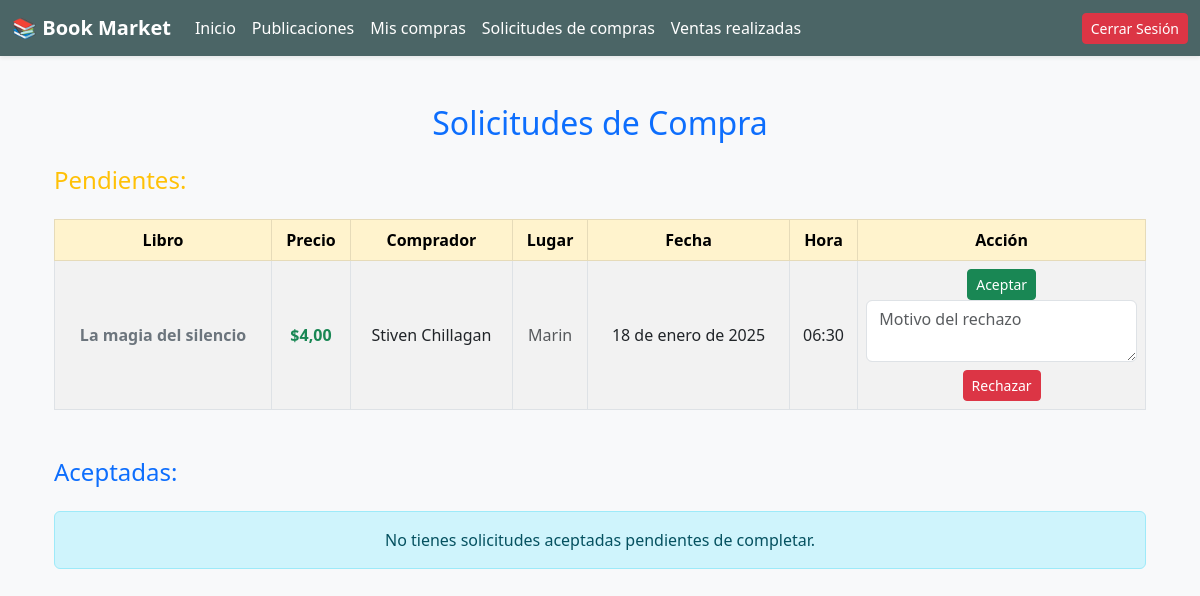
The app's page /solicitudes/ (signed in) with its own data.
### Aplicaciones/Compra_venta/models.py (models this page shows)
class Orden(models.Model):
    ESTADOS = [
        ('Pendiente', 'Pendiente'),    # El comprador envió la solicitud
        ('Aceptada', 'Aceptada'),     # El vendedor aceptó la solicitud
        ('Rechazada', 'Rechazada'),   # El vendedor rechazó la solicitud
        ('Completada', 'Completada'), # El vendedor confirmó la entrega
    ]
    comprador = models.ForeignKey(Usuario, on_delete=models.CASCADE, related_name='ordenes_compradas')
    libro = models.ForeignKey(Libro, on_delete=models.CASCADE, related_name='ordenes')
    lugar_encuentro = models.CharField(max_length=255)
    fecha_encuentro = models.DateField()
    hora_encuentro = models.TimeField()
    estado = models.CharField(max_length=50, choices=ESTADOS, default='Pendiente')
    creado_en = models.DateTimeField(auto_now_add=True)
    motivo = models.TextField(blank=True, null=True)

class Libro(models.Model):
    CONDICIONES = [
        ('Nuevo', 'Nuevo'),
        ('Usado', 'Usado'),
    ]
    CATEGORIAS = [
        ('Ficción', 'Ficción'),
        ('No Ficción', 'No Ficción'),
        ('Fantasía', 'Fantasía'),
        ('Ciencia Ficción', 'Ciencia Ficción'),
        ('Romance', 'Romance'),
        ('Misterio', 'Misterio'),
        ('Historia', 'Historia'),
        ('Biografía', 'Biografía'),
        ('Infantil', 'Infantil'),
        ('Autoayuda', 'Autoayuda'),
        ('Otros', 'Otros'),
    ]
    titulo = models.CharField(max_length=200)
    autor = models.CharField(max_length=150)
    descripcion = models.TextField(blank=True, null=True)
    precio = models.DecimalField(max_digits=10, decimal_places=2)
    imagen = models.ImageField(upload_to='libros/', blank=True, null=True)
    condicion = models.CharField(max_length=50, choices=CONDICIONES)
    categoria = models.CharField(max_length=50, choices=CATEGORIAS, default='Otros')
    vendedor = models.ForeignKey(Usuario, on_delete=models.CASCADE, related_name='libros_vendidos')
    vendido = models.BooleanField(default=False)  # Indica si el libro fue vendido
    en_proceso = models.BooleanField(default=False)  # Nuevo campo para indicar si está en proceso
    creado_en = models.DateTimeField(auto_now_add=True)

class Usuario(models.Model):
    nombre = models.CharField(max_length=150)
    apellido = models.CharField(max_length=150)
    cedula = models.CharField(max_length=20, unique=True)  # Cédula única
    direccion = models.TextField()
    telefono = models.CharField(max_length=15)
    correo = models.EmailField(unique=True)  # Correo único
    contrasena = models.CharField(max_length=128)  # Contraseña encriptada

### Aplicaciones/Compra_venta/views.py (the view, shortened to what this page needs)
# urls.py: path('solicitudes/', views.gestionar_solicitudes),
def gestionar_solicitudes(request):
    if 'usuario_id' not in request.session:
        return redirect('/login/')  # Redirige si no está autenticado
    vendedor_id = request.session['usuario_id']
    ordenes_pendientes = Orden.objects.filter(libro__vendedor_id=vendedor_id, estado='Pendiente')
    ordenes_aceptadas = Orden.objects.filter(libro__vendedor_id=vendedor_id, estado='Aceptada')
    return render(request, 'gestionar_solicitudes.html', {
        'ordenes_pendientes': ordenes_pendientes,
        'ordenes_aceptadas': ordenes_aceptadas,
    })

### Aplicaciones/Compra_venta/templates/gestionar_solicitudes.html (shortened to what this page needs)
{% extends 'plantilla.html' %}
{% block content %}
<div class="container mt-5">
    <h2 class="text-center text-primary mb-4">Solicitudes de Compra</h2>
    <h4 class="text-warning">Pendientes:</h4>
    {% if ordenes_pendientes %}
        <table class="table table-striped table-hover table-bordered mt-4">
            <thead class="table-warning text-center">
                <tr>
                    <th>Libro</th>
                    <th>Precio</th>
                    <th>Comprador</th>
                    <th>Lugar</th>
                    <th>Fecha</th>
                    <th>Hora</th>
                    <th>Acción</th>
                </tr>
            </thead>
            <tbody class="text-center align-middle">
                {% for orden in ordenes_pendientes %}
                <tr>
                    <td class="fw-bold text-secondary">{{ orden.libro.titulo }}</td>
                    <td class="text-success fw-bold">${{ orden.libro.precio }}</td>
                    <td>{{ orden.comprador.nombre }} {{ orden.comprador.apellido }}</td>
                    <td class="text-muted">{{ orden.lugar_encuentro }}</td>
                    <td>{{ orden.fecha_encuentro }}</td>
                    <td>{{ orden.hora_encuentro }}</td>
                    <td>
                        <form method="post" class="d-inline">
                            <button type="submit" name="accion" value="aceptar" class="btn btn-success btn-sm">Aceptar</button>
                        </form>
                        <form method="post" class="d-inline">
                            <textarea name="motivo" class="form-control mb-2" placeholder="Motivo del rechazo" rows="2" required></textarea>
                            <button type="submit" name="accion" value="rechazar" class="btn btn-danger btn-sm">Rechazar</button>
                        </form>
                    </td>
                </tr>
                {% endfor %}
            </tbody>
        </table>
    {% else %}
        <div class="alert alert-info text-center mt-4">
            No tienes solicitudes pendientes.
        </div>
    {% endif %}
    <h4 class="text-primary mt-5">Aceptadas:</h4>
    {% if ordenes_aceptadas %}
        <table class="table table-striped table-hover table-bordered mt-4">
            <thead class="table-primary text-center">
                <tr>
                    <th>Libro</th>
                    <th>Precio</th>
                    <th>Comprador</th>
                    <th>Lugar</th>
                    <th>Fecha</th>
                    <th>Hora</th>
                    <th>Acción</th>
                </tr>
            </thead>
            <tbody class="text-center align-middle">
                {% for orden in ordenes_aceptadas %}
                <tr>
                    <td class="fw-bold text-secondary">{{ orden.libro.titulo }}</td>
                    <td class="text-success fw-bold">${{ orden.libro.precio }}</td>
                    <td>{{ orden.comprador.nombre }} {{ orden.comprador.apellido }}</td>
                    <td class="text-muted">{{ orden.lugar_encuentro }}</td>
                    <td>{{ orden.fecha_encuentro }}</td>
                    <td>{{ orden.hora_encuentro }}</td>
                    <td>
                        <a href="/completar/{{ orden.id }}/" class="btn btn-success btn-sm">Marcar como Vendido</a>
                        <form method="post" class="d-inline">
                            {% csrf_token %}
                            <input type="hidden" name="orden_id" value="{{ orden.id }}">
                            <textarea name="motivo" class="form-control mb-2" placeholder="Motivo de la cancelación" rows="2" required></textarea>
                            <button type="submit" name="accion" value="cancelar" class="btn btn-danger btn-sm">Cancelar Venta</button>
                        </form>
                    </td>
                </tr>
                {% endfor %}
            </tbody>
        </table>
    {% else %}
        <div class="alert alert-info text-center mt-4">
            No tienes solicitudes aceptadas pendientes de completar.
        </div>
    {% endif %}
</div>
{% endblock %}

### records on screen
Orden: libro.titulo "La magia del silencio", libro.precio "4,00", comprador.nombre "Stiven", comprador.apellido "Chillagan", lugar_encuentro "Marin", fecha_encuentro "18 de enero de 2025", hora_encuentro "06:30"
